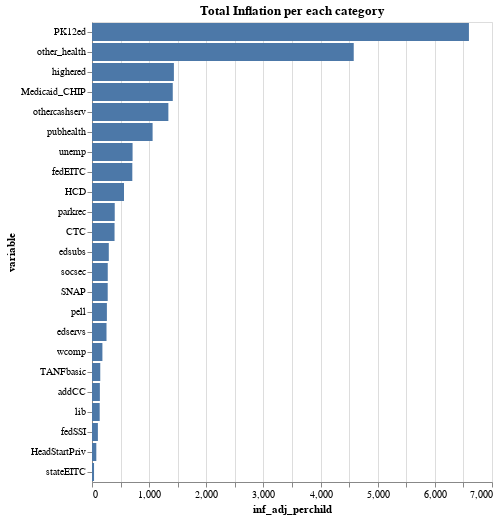

Notebook source saved alongside this figure:
### Code cell
alt.Chart(us_ninos_inflation_tot_dt.to_pandas()).mark_bar().encode(
    alt.Y('variable',sort='-x'),
    alt.X('inf_adj_perchild')
).properties(

    title='Total Inflation per each category'
).interactive()

### Figure 1 — Vega-Lite specification as saved in the notebook (floating-point values rounded to 4 significant figures)
{"config": {"view": {"continuousWidth": 400, "continuousHeight": 300}}, "data": {"name": "data-d3731330787d26c625abee18d22d0f93"}, "mark": "bar", "encoding": {"x": {"type": "quantitative", "field": "inf_adj_perchild"}, "y": {"type": "nominal", "field": "variable", "sort": "-x"}}, "selection": {"selector001": {"type": "interval", "bind": "scales", "encodings": ["x", "y"]}}, "title": "Total Inflation per each category", "$schema": "https://vega.github.io/schema/vega-lite/v4.8.1.json", "datasets": {"data-d3731330787d26c625abee18d22d0f93": [{"variable": "PK12ed", "inf_adj": 9809000000.0, "inf_adj_perchild": 6596.0}, {"variable": "other_health", "inf_adj": 6749000000.0, "inf_adj_perchild": 4580.0}, {"variable": "highered", "inf_adj": 2169000000.0, "inf_adj_perchild": 1433.0}, {"variable": "Medicaid_CHIP", "inf_adj": 2067000000.0, "inf_adj_perchild": 1413.0}, {"variable": "othercashserv", "inf_adj": 1942000000.0, "inf_adj_perchild": 1337.0}, {"variable": "pubhealth", "inf_adj": 1600000000.0, "inf_adj_perchild": 1061.0}, {"variable": "fedEITC", "inf_adj": 1127000000.0, "inf_adj_perchild": 705.5}, {"variable": "unemp", "inf_adj": 1108000000.0, "inf_adj_perchild": 710.1}, {"variable": "HCD", "inf_adj": 789300000.0, "inf_adj_perchild": 559.7}, {"variable": "parkrec", "inf_adj": 579000000.0, "inf_adj_perchild": 397.9}, {"variable": "CTC", "inf_adj": 575100000.0, "inf_adj_perchild": 394.6}, {"variable": "edsubs", "inf_adj": 459000000.0, "inf_adj_perchild": 294.1}, {"variable": "SNAP", "inf_adj": 427000000.0, "inf_adj_perchild": 274.9}, {"variable": "pell", "inf_adj": 414000000.0, "inf_adj_perchild": 260.6}, {"variable": "socsec", "inf_adj": 400400000.0, "inf_adj_perchild": 275.7}, {"variable": "edservs", "inf_adj": 309400000.0, "inf_adj_perchild": 253.9}, {"variable": "TANFbasic", "inf_adj": 251000000.0, "inf_adj_perchild": 144.6}, {"variable": "wcomp", "inf_adj": 250500000.0, "inf_adj_perchild": 182.1}, {"variable": "addCC", "inf_adj": 227300000.0, "inf_adj_perchild": 137.7}, {"variable": "lib", "inf_adj": 198400000.0, "inf_adj_perchild": 134.6}, {"variable": "fedSSI", "inf_adj": 159000000.0, "inf_adj_perchild": 103.0}, {"variable": "HeadStartPriv", "inf_adj": 106500000.0, "inf_adj_perchild": 75.52}, {"variable": "stateEITC", "inf_adj": 48610000.0, "inf_adj_perchild": 35.65}]}}
